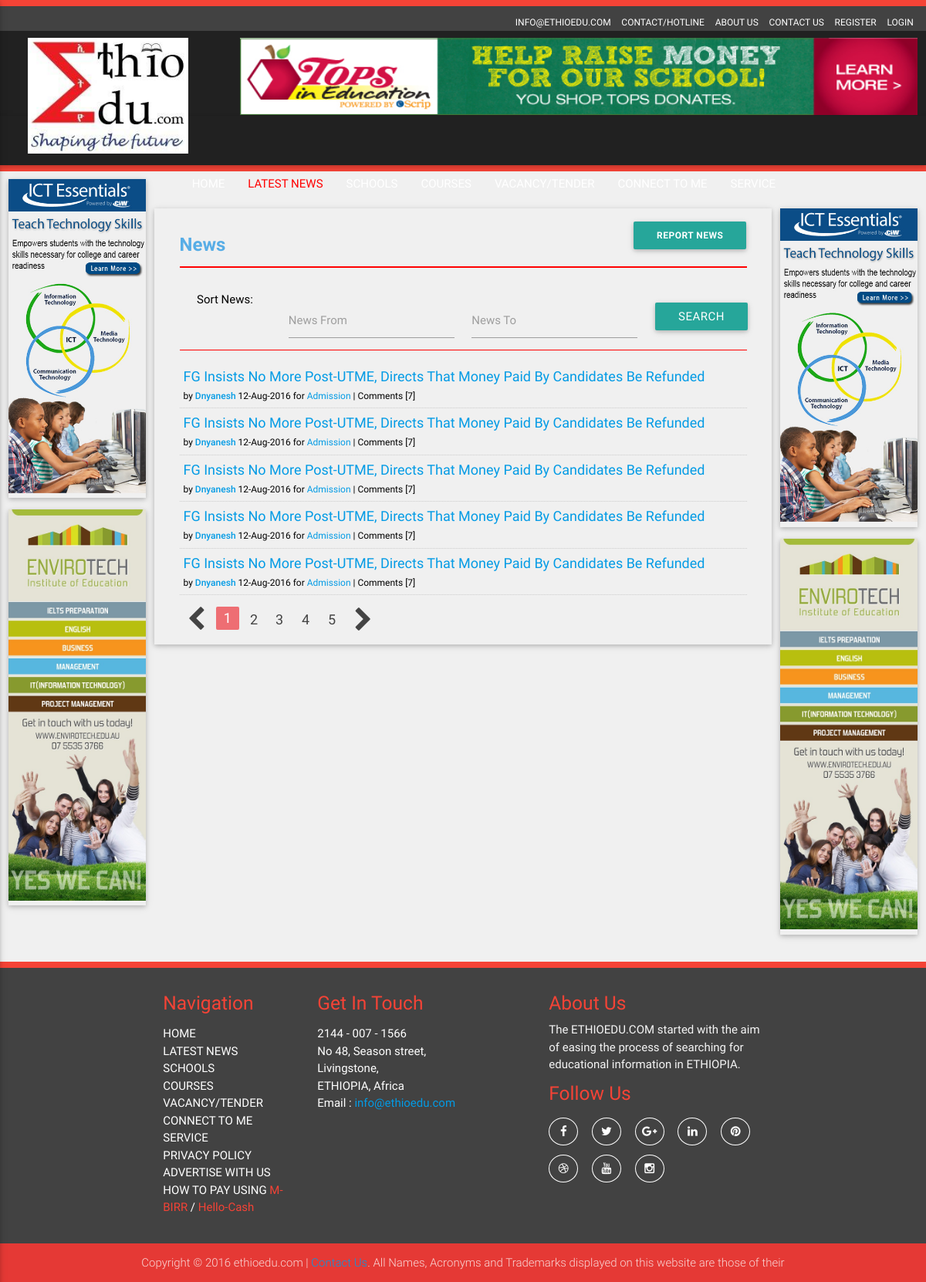
/index.php/news, run on the app's committed database.
### tables this page shows
CREATE TABLE `tbl_posts` (
  `post_id` int(11) NOT NULL,
  `post_title` varchar(100) NOT NULL,
  `post_desc` varchar(5000) NOT NULL,
  `post_category` varchar(50) NOT NULL,
  `post_attachment` varchar(50) NOT NULL,
  `post_author` varchar(50) NOT NULL,
  `post_source` varchar(50) NOT NULL,
  `post_date` varchar(30) NOT NULL,
  `post_venue` varchar(50) NOT NULL,
  `post_type` varchar(50) NOT NULL,
  `user_id` int(11) NOT NULL
);

### application/controllers/News.php (called while the page is built, shortened)
<?php
class News extends CI_Controller {
	public function __construct()
    {
        $this->load->helper(array('form','url'));
        $this->load->library(array('session', 'form_validation', 'email'));
        $this->load->database();
        $this->load->model('init_models');
    }
	public function index()
	{
                $view_params = array(
                'm_title' => 'News',
                'title'   => 'News'
            );
		$view_params['news'] = $this->init_models->selectnews();
        $this->load->view('News', $view_params);
	}
}

### index.php (called while the page is built, shortened)
<?php
require_once BASEPATH.'core/CodeIgniter.php';

### application/models/init_models.php (called while the page is built, shortened)
<?php
   class init_models extends CI_Model
   {
      public function selectnews()
      {
        $query = $this->db->query("select * from tbl_posts where post_type = 'news'");
        return $query->result_array();
      }
   }
?>

### application/views/News.php (the view, shortened to what this page needs)
  <div class="service-wrap ">
      <div class="row">
          <div class="col s12 m2 grid-example">
              <div class="service_col z-depth-1  darken-1">
                  <a href="#">
                      <img src="<?php echo base_url() . 'images/slider/Banner_Vertical.jpg' ?>">
                  </a>
              </div>
              <div class="service_col z-depth-1  darken-1">
                  <a href="#">
                      <img src="<?php echo base_url() . 'images/slider/Banner-Vertical.jpg' ?>">
                  </a>
              </div>
          </div>
          <div class="col s12 m8 grid-example z-depth-1">
              <div class="news_details">
                  <div class="col m12 s12">
                      <div class="page-heading-wrap">
                          <h1 class="page-heading">News <span class="News-button"><a class="waves-effect waves-light btn"href="<?php echo site_url('index.php/reportnews')?>">Report News</a></span></h1>
                      </div>
                  </div>
<form id="sortnews" method="post" action="#">
                  <div class="col m12 s12">
                      <div class="news_sort_form col m12">
                          <div class="col s2">
                              <p class="black-text">Sort News:</p>
                          </div>
                          <div class="input-field col s4">
                                     <input id="startdate" type="date" class=" datepicker validate" name="newsd1" >
                                  <label for="Caption">News From</label>
                              </div>
                          <div class="input-field col s4">
                                  <input id="enddate" type="date" class=" datepicker validate" name="newsd2">
                                  <label for="Caption">News To</label>
                              </div>
                          <div class="input-field col s2">
                                   <button class="btn waves-effect waves-light" type="submit" name="action">search
                                  </button>
                              </div>
                      </div>
                  </div>
</form>
                  <div class="col s12 m12 ">
                      <div class="news_list_wrap">
                          <ul class="news_list">
                          <?php
                          foreach ($news as $row){ ?>
                              <li class="news_content">
                                  <?php $news_id = $row['post_id'];
                                  ?>
                                  <a href="<?php echo base_url().'index.php/news_detail?id='.$news_id ?>" class="news_link"><span class="News_title"><?php echo $row['post_title']; ?> </span>
                                  </a>
                                  <span id="newsdetailinfo" class="hmForumDateFormat">by <strong><a href="#"><?php echo $row['post_author']; ?></a></strong> <?php echo $row['post_date']; ?><span class="infoText1"> for <a href="#"><?php echo $row['post_category'];?></a> | Comments [7]
                                      </span></span>
                              </li>
                          <?php } ?>
                          </ul>
                          <ul class="pagination">
                              <li><a href="#!"><i class="fa fa-chevron-left"></i></a></li>
                              <li class="active"><a href="#!">1</a></li>
                              <li class="waves-effect"><a href="#!">2</a></li>
                              <li class="waves-effect"><a href="#!">3</a></li>
                              <li class="waves-effect"><a href="#!">4</a></li>
                              <li class="waves-effect"><a href="#!">5</a></li>
                              <li class="waves-effect"><a href="#!"><i class="fa fa-chevron-right"></i></a></li>
                          </ul>
                      </div>
                  </div>
              </div>
          </div>
          <div class="col s12 m2 grid-example">
              <div class="service_col z-depth-1  darken-1">
                  <a href="#">
                      <img src="<?php echo base_url() . 'images/slider/Banner_Vertical.jpg' ?>">
                  </a>
              </div>
              <div class="service_col z-depth-1  darken-1">
                  <a href="#">
                      <img src="<?php echo base_url() . 'images/slider/Banner-Vertical.jpg' ?>">
                  </a>
              </div>
          </div>
      </div>
  </div>

### data on the page
tbl_posts: post_title "FG Insists No More Post-UTME, Directs That Money Paid By Candidates Be Refunded", post_author "Dnyanesh", post_date "12-Aug-2016", post_category "Admission"
tbl_posts: post_title "FG Insists No More Post-UTME, Directs That Money Paid By Candidates Be Refunded", post_author "Dnyanesh", post_date "12-Aug-2016", post_category "Admission"
tbl_posts: post_title "FG Insists No More Post-UTME, Directs That Money Paid By Candidates Be Refunded", post_author "Dnyanesh", post_date "12-Aug-2016", post_category "Admission"
tbl_posts: post_title "FG Insists No More Post-UTME, Directs That Money Paid By Candidates Be Refunded", post_author "Dnyanesh", post_date "12-Aug-2016", post_category "Admission"
tbl_posts: post_title "FG Insists No More Post-UTME, Directs That Money Paid By Candidates Be Refunded", post_author "Dnyanesh", post_date "12-Aug-2016", post_category "Admission"
